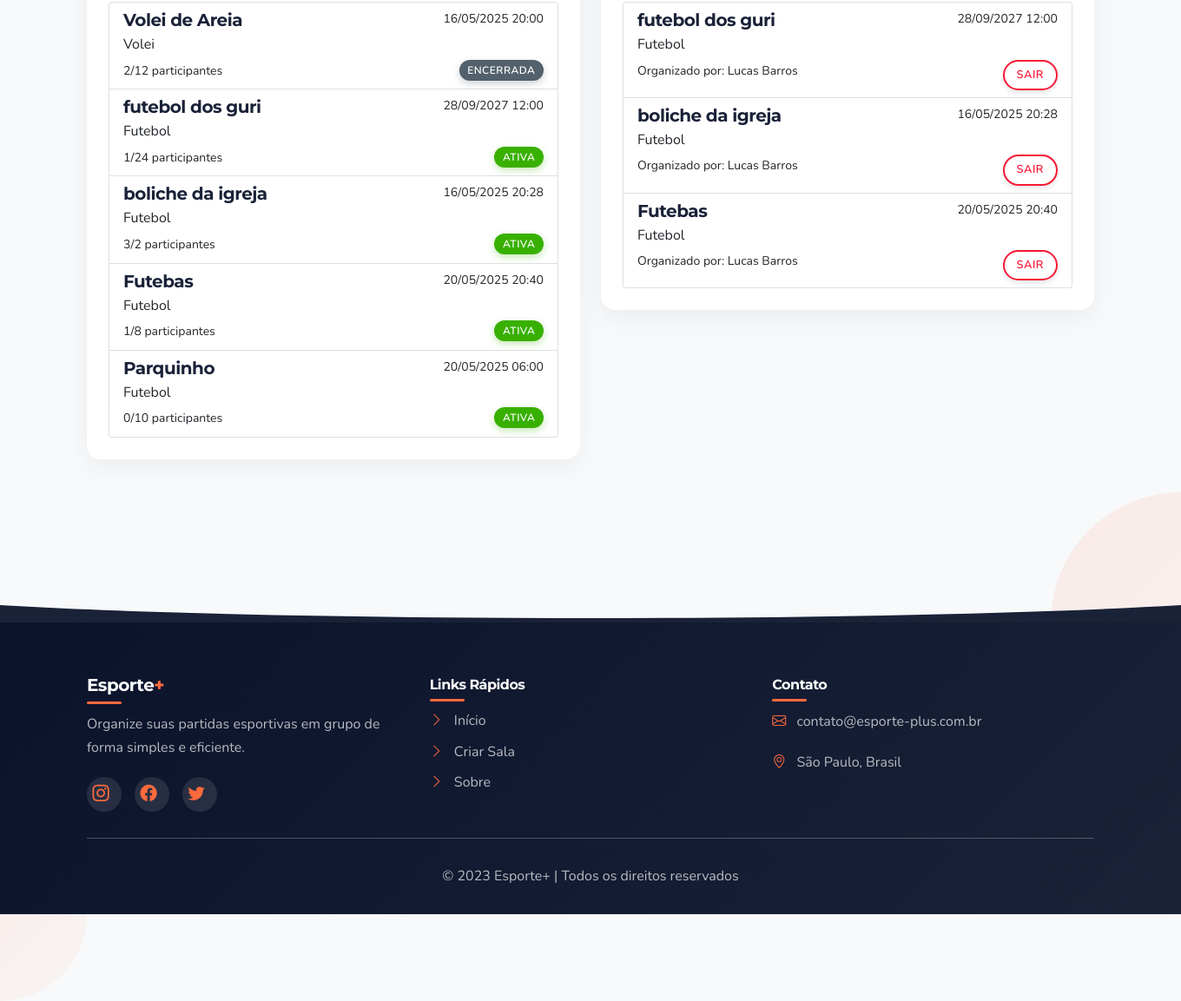
Page /auth/perfil (signed in, lower part) on the earlier database version.
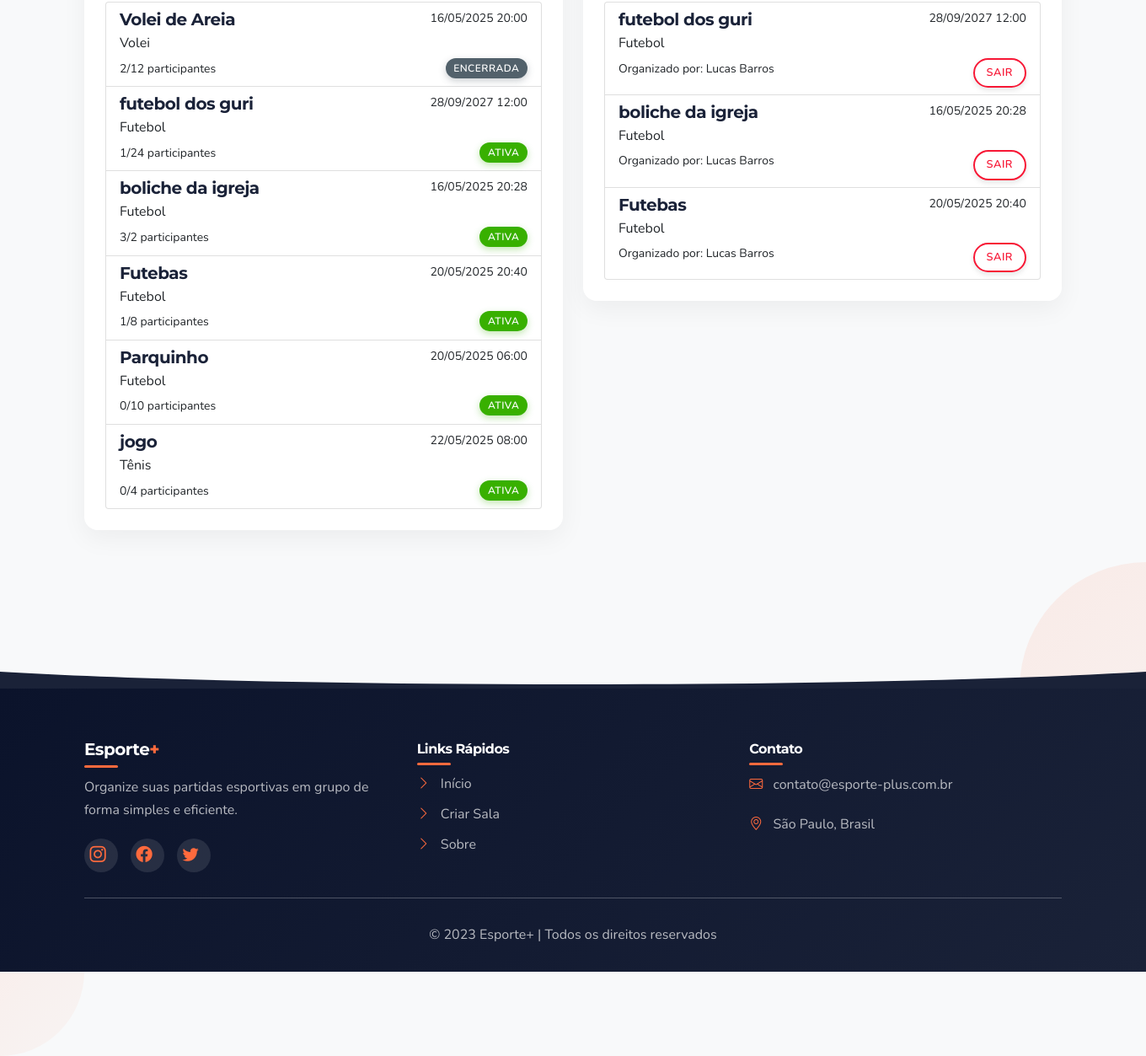
Same page on the later database version.
### app/models/models.py (models this page shows, shortened)
class Room(db.Model):
    __tablename__ = 'rooms'
    id = db.Column(db.Integer, primary_key=True)
    name = db.Column(db.String(100), nullable=False)
    sport = db.Column(db.String(50), nullable=False)
    date = db.Column(db.DateTime, nullable=False)
    max_participants = db.Column(db.Integer, nullable=False)
    description = db.Column(db.Text, nullable=True)
    link_code = db.Column(db.String(10), unique=True, nullable=False)
    created_at = db.Column(db.DateTime, default=datetime.utcnow)
    is_active = db.Column(db.Boolean, default=True)
    creator_id = db.Column(db.Integer, db.ForeignKey('users.id'), nullable=False)
    is_private = db.Column(db.Boolean, default=False)
    location = db.Column(db.String(200), nullable=True)
    city = db.Column(db.String(100), nullable=False)
    valor = db.Column(db.Float, nullable=False, default=0.0)  # Valor por participante
    court_id = db.Column(db.Integer, db.ForeignKey('courts.id'), nullable=True)
    duration_hours = db.Column(db.Float, nullable=False, default=1.0)  # Duração em horas
    end_time = db.Column(db.DateTime, nullable=True)  # Horário de término calculado
    participants = db.relationship('Participant', backref='room', lazy=True)
    def get_active_participants(self):
        active_participants = [p for p in self.participants if p.is_active]
        active_participants.sort(key=lambda p: p.registered_at)
        print(f"Sala {self.name} (ID: {self.id}) - Participantes ativos: {len(active_participants)}")
        for i, p in enumerate(active_participants):
            status = "Confirmado" if i < self.max_participants else "Lista de espera"
            print(f"  {i+1}. {p.user.name} - Registrado em: {p.registered_at} - Status: {status}")
        return active_participants

class Participant(db.Model):
    __tablename__ = 'participants'
    id = db.Column(db.Integer, primary_key=True)
    user_id = db.Column(db.Integer, db.ForeignKey('users.id'), nullable=False)
    room_id = db.Column(db.Integer, db.ForeignKey('rooms.id'), nullable=False)
    registered_at = db.Column(db.DateTime, default=datetime.utcnow)
    is_active = db.Column(db.Boolean, default=True)
    checked_in = db.Column(db.Boolean, default=False)
    pagamento_status = db.Column(db.String(20), default='pendente')  # pendente, pago, cancelado
    pagamento_data = db.Column(db.DateTime, nullable=True)
    pagamento_metodo = db.Column(db.String(50), nullable=True)
    observacoes = db.Column(db.Text, nullable=True)

class User(db.Model, UserMixin):
    __tablename__ = 'users'
    id = db.Column(db.Integer, primary_key=True)
    username = db.Column(db.String(50), unique=True, nullable=False)
    email = db.Column(db.String(100), unique=True, nullable=False)
    password_hash = db.Column(db.String(200), nullable=False)
    name = db.Column(db.String(100), nullable=False)
    created_at = db.Column(db.DateTime, default=datetime.utcnow)
    is_active = db.Column(db.Boolean, default=True)
    rooms_created = db.relationship('Room', backref='creator', lazy=True, foreign_keys='Room.creator_id')
    participations = db.relationship('Participant', backref='user', lazy=True)

### app/controllers/auth_routes.py (the view)
@auth_bp.route('/perfil')
@login_required
def profile():
    rooms_created = current_user.rooms_created
    participations = db.session.query(Participant, Room).join(Room).filter(
        Participant.user_id == current_user.id,
        Participant.is_active == True
    ).all()
    return render_template('auth/profile.html',
                          rooms_created=rooms_created,
                          participations=participations)

### app/__init__.py (called while the page is built)
def create_app():
    app = Flask(__name__)
    app.config['SECRET_KEY'] = os.environ.get('SECRET_KEY', 'chave_secreta_padrao')
    app.config['SQLALCHEMY_DATABASE_URI'] = 'sqlite:///esportes.db'
    app.config['SQLALCHEMY_TRACK_MODIFICATIONS'] = False
    db.init_app(app)
    login_manager.init_app(app)
    from app.controllers.main_routes import main_bp
    from app.controllers.room_routes import room_bp
    from app.controllers.auth_routes import auth_bp
    from app.controllers.admin_controller import admin_bp
    app.register_blueprint(main_bp)
    app.register_blueprint(room_bp)
    app.register_blueprint(auth_bp)
    app.register_blueprint(admin_bp)
    from app.models.models import User
    @login_manager.user_loader
    def load_user(user_id):
        return User.query.get(int(user_id))
    with app.app_context():
        db.create_all()
    return app

### app/templates/auth/profile.html (shortened to what this page needs)
{% extends 'layout.html' %}
{% block content %}
<div class="row">
    <div class="col-md-6">
        <div class="card">
            <div class="card-body">
                {% if rooms_created %}
                    <div class="list-group">
                        {% for room in rooms_created %}
                            <a href="{{ url_for('room.view_room', link_code=room.link_code) }}" class="list-group-item list-group-item-action">
                                <div class="d-flex w-100 justify-content-between">
                                    <h5 class="mb-1">{{ room.name }}</h5>
                                    <small>{{ room.date.strftime('%d/%m/%Y %H:%M') }}</small>
                                </div>
                                <p class="mb-1">{{ room.sport }}</p>
                                <small>{{ room.get_active_participants()|length }}/{{ room.max_participants }} participantes</small>
                                {% if room.is_active %}
                                    <span class="badge bg-success float-end">Ativa</span>
                                {% else %}
                                    <span class="badge bg-secondary float-end">Encerrada</span>
                                {% endif %}
                            </a>
                        {% endfor %}
                    </div>
                {% else %}
                    <p class="text-muted">Você ainda não criou nenhuma sala.</p>
                    <a href="{{ url_for('room.create_room') }}" class="btn btn-primary">Criar Sala</a>
                {% endif %}
            </div>
        </div>
    </div>
    <div class="col-md-6">
        <div class="card">
            <div class="card-body">
                {% if participations %}
                    <div class="list-group">
                        {% for participant, room in participations %}
                            <a href="{{ url_for('room.view_room', link_code=room.link_code) }}" class="list-group-item list-group-item-action">
                                <div class="d-flex w-100 justify-content-between">
                                    <h5 class="mb-1">{{ room.name }}</h5>
                                    <small>{{ room.date.strftime('%d/%m/%Y %H:%M') }}</small>
                                </div>
                                <p class="mb-1">{{ room.sport }}</p>
                                <small>Organizado por: {{ room.creator.name }}</small>
                                <button class="btn btn-sm btn-outline-danger float-end"
                                        onclick="if(confirm('Tem certeza que deseja sair desta sala?')) window.location.href='{{ url_for('room.leave_room', link_code=room.link_code) }}'">
                                    Sair
                                </button>
                            </a>
                        {% endfor %}
                    </div>
                {% else %}
                    <p class="text-muted">Você ainda não está participando de nenhuma sala.</p>
                    <a href="{{ url_for('main.index') }}" class="btn btn-success">Encontrar Salas</a>
                {% endif %}
            </div>
        </div>
    </div>
</div>
{% endblock %}

Differences in the rows shown:
added Room: name "jogo", date "22/05/2025 08:00", sport "Tênis", get_active_participants|length "0", max_participants "4", is_active "ATIVA"
